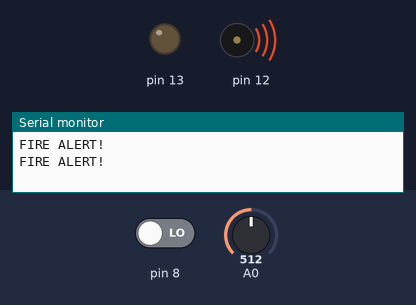
A sketch run on a simulated Arduino Uno, built with avr-gcc and run on an emulated ATmega328P. Parts: output pins drawn as LEDs (lit = HIGH), buzzer (waves = sounding), the last lines printed to the serial monitor. The inputs (shaded band) are chosen by the test bench; at power-on: pin 8 LOW, A0 = 512.

Above: at 1.8 s.
1.9 s: pin 8 driven HIGH
At 3.0 s:
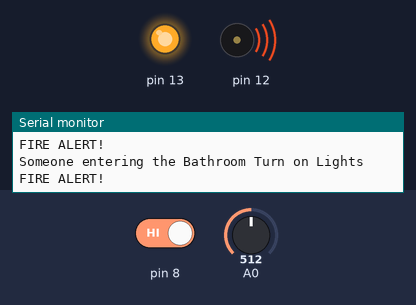
3.5 s: A0 set to 306
At 4.6 s:
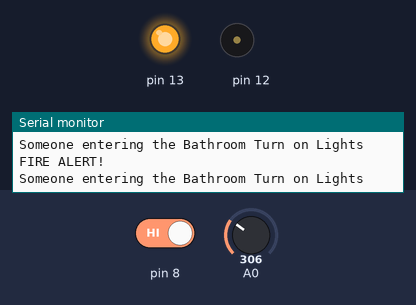
5.5 s: pin 8 driven LOW
At 7.2 s:
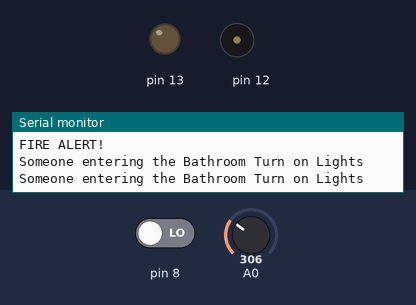
7.5 s: A0 set to 511
At 8.9 s:
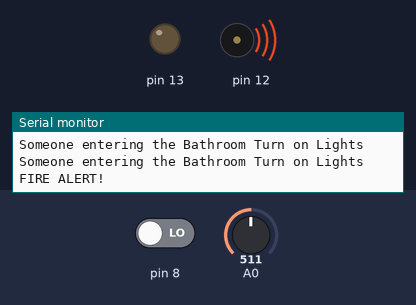
9.5 s: A0 set to 122
At 10.4 s:
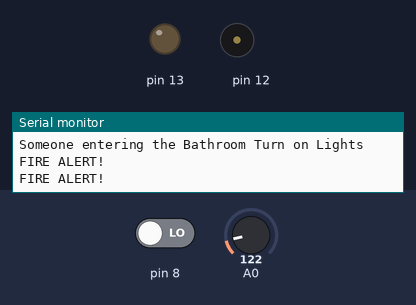
Timing chart, 0 to 12.5 s (numbered marks = the images above; inputs shaded):
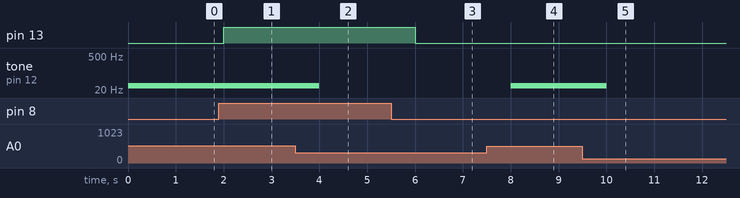

Measured:
- after the input at 1.9 s, pin 13: LOW → HIGH after 0.10 s
- after the input at 3.5 s, tone on pin 12: 30 Hz → silent after 0.50 s
- after the input at 5.5 s, pin 13: HIGH → LOW after 0.50 s
- after the input at 7.5 s, tone on pin 12: silent → 30 Hz after 0.50 s
- after the input at 9.5 s, tone on pin 12: 30 Hz → silent after 0.50 s

The sketch:

Assignment_1.ino
```cpp
void setup()
{
  Serial.begin(9600);
  pinMode(12,OUTPUT);
  pinMode(13,OUTPUT);
  pinMode(8,INPUT);

}

void loop()
{
  double a= analogRead(A0);
  double t=(((a/1024)*5)-0.5)*100;
  if(t>100)
  {
    tone(12,30);
    Serial.println("FIRE ALERT!");
    delay(1000);
  }
  else
  {
    noTone(12);
    delay(1000);
  }
  int p=digitalRead(8);
  digitalWrite(13,LOW);
  if(p)
  {
    Serial.println("Someone entering the Bathroom Turn on Lights");
    digitalWrite(13,HIGH);
  }

}
```
